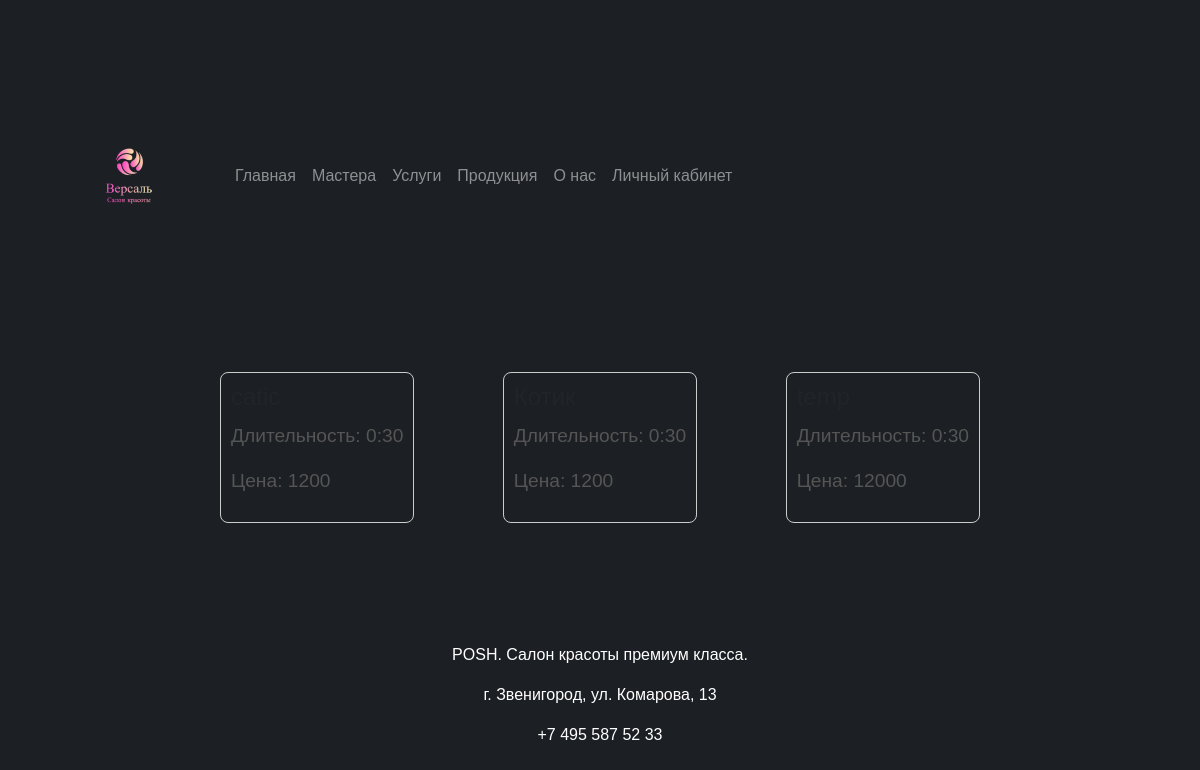
/servicies/cats/, run on an earlier commit of the app's database.
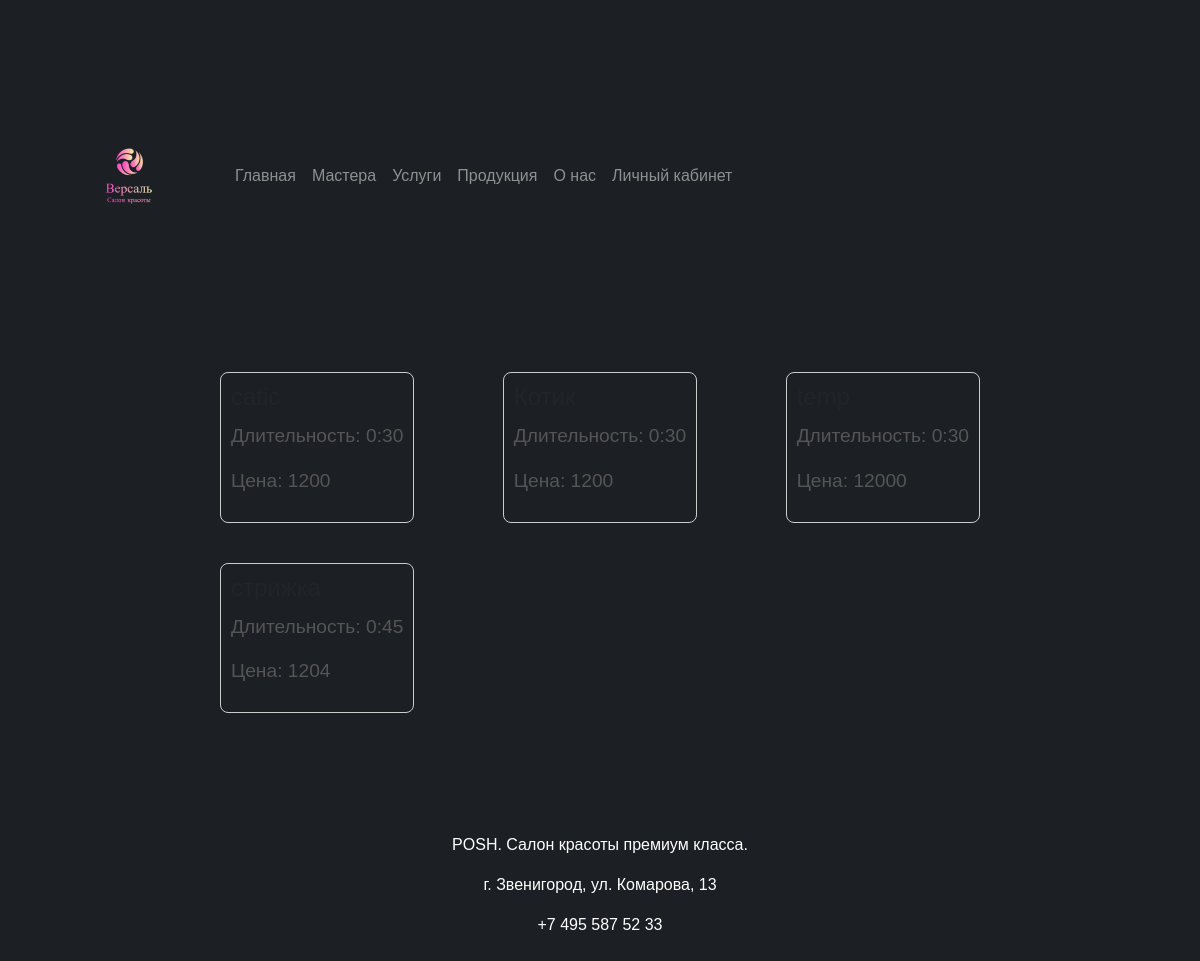
And on a later commit of the database.
### services/models.py (models this page shows, shortened)
class Services(models.Model):
    title = models.CharField(verbose_name='Название', max_length=20)
    category = models.ForeignKey(Categories, on_delete=models.PROTECT, null=True, verbose_name='Категория')
    description = models.TextField(verbose_name='Описание')
    duration = models.TimeField(verbose_name='Длительность')
    cost = models.DecimalField(verbose_name='Стоимость', max_digits=5, decimal_places=0)
    photo = models.ImageField(verbose_name='Фотография', upload_to='images/')
    slug = models.SlugField(verbose_name='URL', max_length=255, unique=True, db_index=True)
    class Meta:
        verbose_name = 'Услуга'
        verbose_name_plural = 'Услуги'

### services/views.py (the view)
# urls.py: path('<slug:category_slug>/', views.category_info, name='category_info'),
def category_info(request, category_slug):
    category = get_object_or_404(Categories, slug=category_slug)
    all_services = Services.objects.all().filter(category_id=category.pk)
    context = {
        'all_services': all_services,
        'category': category
    }
    return render(request, 'services/category_info.html', context)

### services/templates/services/category_info.html (shortened to what this page needs)
{% extends 'main/main_layout.html' %}
{% load static %}
{% block css_link %}
    <link rel="stylesheet" href="{% static 'services/css/category_info.css' %}">
{% endblock %}
{% block content %}
    <div class="category-services">
        <div class="services-list">
            {% for service in all_services %}
                <div class="service-card"
                     onclick="window.location.href='{% url 'service_info' category.slug service.slug %}'">
                    <h2>{{ service.title }}</h2>
                    <p>Длительность: {{ service.duration }}</p>
                    <p>Цена: {{ service.cost }}</p>
                </div>
            {% endfor %}
        </div>
    </div>
{% endblock %}

What changed in the data, as far as the page shows it:
added Services: duration "0:45", cost "1204"
